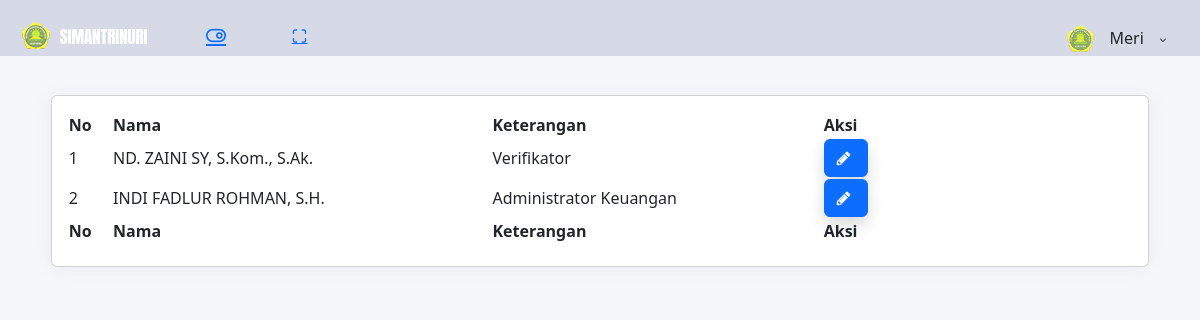
Page /dashboard/petugas.php (signed in) on the committed database.
### tables this page shows
CREATE TABLE `petugas` (
  `id_petugas` int(11) NOT NULL,
  `nama` varchar(255) DEFAULT NULL,
  `keterangan` varchar(255) DEFAULT NULL
);

### dashboard/petugas.php (the view, shortened to what this page needs)
<?php
include 'template/header.php';
include 'template/sidebar.php';
include '../connection.php';
?>
<div class="content-body">
    <div class="container-fluid">
        <div class="row">
            <div class="col-12">
                <div class="card">
                    <div class="card-body">
                        <div class="table-responsive">
                            <table id="example" style="min-width: 845px">
                                <thead>
                                    <tr>
                                        <th>No</th>
                                        <th>Nama</th>
                                        <th>Keterangan</th>
                                        <th>Aksi</th>
                                    </tr>
                                </thead>
                                <tbody>
                                    <?php
                                    $query = "SELECT * FROM petugas";
                                    $result = mysqli_query($connection, $query);
                                    if (mysqli_num_rows($result) > 0) {
                                        $counter = 1;
                                        while ($row = mysqli_fetch_assoc($result)) {
                                    ?>
                                            <tr>
                                                <td><?php echo $counter++; ?></td>
                                                <td><?php echo $row['nama']; ?></td>
                                                <td><?php echo $row['keterangan']; ?></td>
                                                <td>
                                                    <div class="d-flex">
                                                        <a href="petugas_update.php?id=<?php echo $row['id_petugas']; ?>" class="btn btn-primary shadow sharp me-1">
                                                            <i class="fa fa-pencil"></i>
                                                        </a>
                                                    </div>
                                                </td>
                                            </tr>
                                        <?php
                                        }
                                    } else {
                                        ?>
                                        <tr>
                                            <td colspan="7">No data found.</td>
                                        </tr>
                                    <?php
                                    }
                                    ?>
                                </tbody>
                                <tfoot>
                                    <tr>
                                        <th>No</th>
                                        <th>Nama</th>
                                        <th>Keterangan</th>
                                        <th>Aksi</th>
                                    </tr>
                                </tfoot>
                            </table>
                        </div>
                    </div>
                </div>
            </div>
        </div>
    </div>
</div>
<?php
include 'template/footer.php';
?>

### dashboard/template/header.php (shortened to what this page needs)
<?php
$userName = '';
if (isset($_SESSION['user_id'])) {
    $userId = $_SESSION['user_id'];
    include '../connection.php';
    $query = "SELECT * FROM admin WHERE id_admin = '$userId'";
    $result = mysqli_query($connection, $query);
    if (mysqli_num_rows($result) === 1) {
        $row = mysqli_fetch_assoc($result);
        $userName = $row['nama'];
    }
}
?>
<!DOCTYPE html>
<html lang="en">
<head>
    <link rel="stylesheet" type="text/css" href="..\files\bower_components\bootstrap\css\bootstrap.min.css">
    <link rel="stylesheet" type="text/css" href="..\files\assets\icon\feather\css\feather.css">
    <link rel="stylesheet" type="text/css" href="..\files\assets\icon\font-awesome\css\font-awesome.min.css">
    <link rel="stylesheet" type="text/css" href="..\files\assets\css\style.css">
    <link rel="stylesheet" type="text/css" href="..\files\assets\css\jquery.mCustomScrollbar.css">
    <link rel="stylesheet" href="https://cdn.jsdelivr.net/npm/bootstrap-select@1.13.14/dist/css/bootstrap-select.min.css">
    <link rel="stylesheet" href="https://cdn.jsdelivr.net/npm/bootstrap@5.3.0/dist/css/bootstrap.min.css">
    <link rel="stylesheet" href="https://cdn.jsdelivr.net/npm/bootstrap-select@1.13.14/dist/css/bootstrap-select.min.css">
</head>
<body>
    <div id="pcoded" class="pcoded">
        <div class="pcoded-container navbar-wrapper">
            <nav class="navbar header-navbar pcoded-header">
                <div class="navbar-wrapper">
                    <div class="navbar-logo">
                        <a class="mobile-menu" id="mobile-collapse" href="#!">
                            <i class="feather icon-menu"></i>
                        </a>
                        <a href="index-1.htm">
                            <img class="img-fluid" src="..\files\assets\images\logo.png" alt="Theme-Logo">
                        </a>
                    </div>
                    <div class="navbar-container container-fluid">
                        <ul class="nav-left">
                            <li>
                                <a href="#!" onclick="javascript:toggleFullScreen()">
                                    <i class="feather icon-maximize full-screen"></i>
                                </a>
                            </li>
                        </ul>
                        <ul class="nav-right">
                            <li class="user-profile header-notification">
                                <div class="dropdown-primary dropdown">
                                    <div class="dropdown-toggle" data-toggle="dropdown">
                                        <img src="..\files\assets\images\avatar.png" class="img-radius" alt="User-Profile-Image">
                                        <span><?php echo $userName; ?></span>
                                        <i class="feather icon-chevron-down"></i>
                                    </div>
                                </div>
                            </li>
                        </ul>
                    </div>
                </div>
            </nav>

### rows in the picture
petugas: nama "ND. ZAINI SY, S.Kom., S.Ak.", keterangan "Verifikator"
petugas: nama "INDI FADLUR ROHMAN, S.H.", keterangan "Administrator Keuangan"

### other values in the picture
$userName "Meri"
